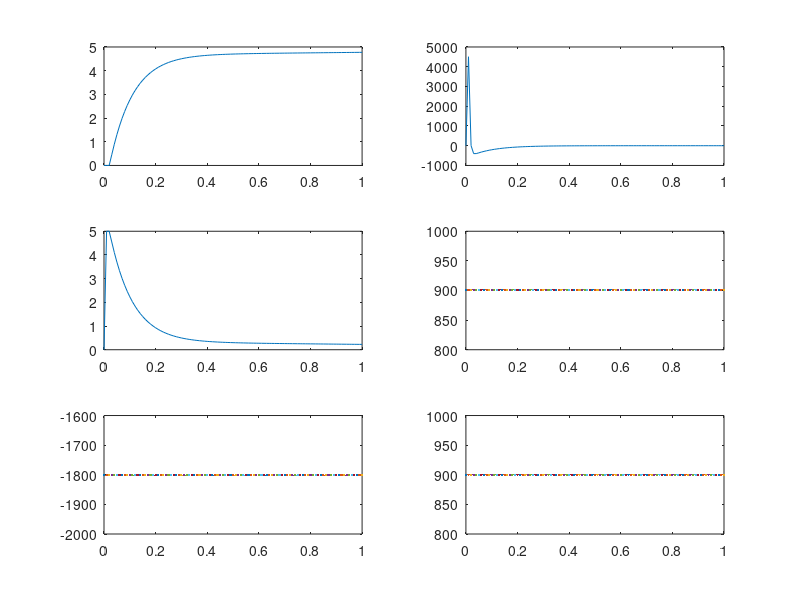

Source code (MATLAB):
% PID with gradient descent!
% Guel Cortez 2024
close all; clearvars;
m=1; b=0.7; T=1e-2;
end_time=1;
t=0:T:end_time;
x=zeros(2,length(t));
u=zeros(1,length(t));
e=zeros(1,length(t));
q0=zeros(1,length(t));
q1=zeros(1,length(t));
q2=zeros(1,length(t));

A=[[0,1];[0,-b/m]]; 
Bd=T*[0;1/m];
Ad=(eye(2)+T*A); kp=1;kd=9;ki=1; alpha=1e-4;
q0=kp+kd/T+ki*T;
q1=-kp-2*kd/T;
q2=kd/T;
x(:,1)=[0;0];

goal=5;
for k=2:length(t)
  x(:,k)=Ad*x(:,k-1)+Bd*u(k-1);
  e(k)=goal-x(1,k);
  if k==2
    u(k)=u(k-1)+q0*e(k)+q1*e(k-1);
    dydu=(x(1,k)-x(1,k-1))/(u(k)-u(k-1));
    q0=q0+alpha*e(k)*dydu*e(k);
    q1=q1+alpha*e(k)*dydu*e(k-1);
  else
    u(k)=u(k-1)+q0*e(k)+q1*e(k-1)+q2*e(k-2);
    dydu=(x(1,k)-x(1,k-1))/(u(k)-u(k-1));
    q0=q0+alpha*e(k)*dydu*e(k);
    q1=q1+alpha*e(k)*dydu*e(k-1);
    q2=q2+alpha*e(k)*dydu*e(k-2);
  end
end
% 
figure;
subplot(3,2,1)
plot(t,x(1,:))
subplot(3,2,2)
plot(t,u)
subplot(3,2,3)
plot(t,e)

subplot(3,2,4)
plot(t,q0)
subplot(3,2,5)
plot(t,q1)
subplot(3,2,6)
plot(t,q2)
